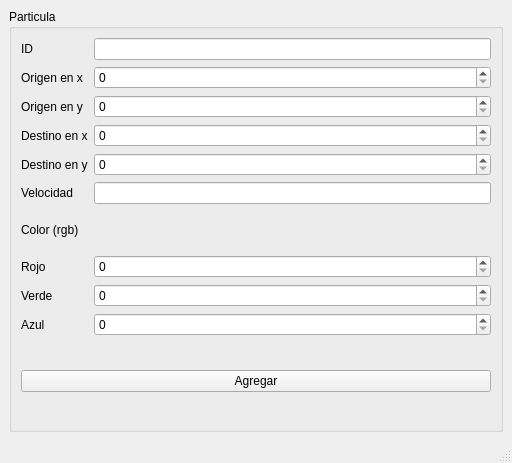
<?xml version="1.0" encoding="UTF-8"?>
<ui version="4.0">
 <class>MainWindow</class>
 <widget class="QMainWindow" name="MainWindow">
  <property name="geometry">
   <rect>
    <x>0</x>
    <y>0</y>
    <width>512</width>
    <height>463</height>
   </rect>
  </property>
  <property name="windowTitle">
   <string>MainWindow</string>
  </property>
  <widget class="QWidget" name="centralwidget">
   <layout class="QGridLayout" name="gridLayout_2">
    <item row="0" column="0">
     <widget class="QGroupBox" name="groupBox">
      <property name="title">
       <string>Particula</string>
      </property>
      <layout class="QGridLayout" name="gridLayout">
       <item row="7" column="0">
        <widget class="QLabel" name="label_8">
         <property name="text">
          <string>Rojo</string>
         </property>
        </widget>
       </item>
       <item row="6" column="0">
        <widget class="QLabel" name="label_7">
         <property name="text">
          <string>Color (rgb)</string>
         </property>
        </widget>
       </item>
       <item row="9" column="0">
        <widget class="QLabel" name="label_10">
         <property name="text">
          <string>Azul</string>
         </property>
        </widget>
       </item>
       <item row="8" column="1">
        <widget class="QSpinBox" name="spinBox_6"/>
       </item>
       <item row="4" column="0">
        <widget class="QLabel" name="label_6">
         <property name="text">
          <string>Destino en y</string>
         </property>
        </widget>
       </item>
       <item row="7" column="1">
        <widget class="QSpinBox" name="spinBox_5"/>
       </item>
       <item row="3" column="1">
        <widget class="QSpinBox" name="spinBox_3"/>
       </item>
       <item row="9" column="1">
        <widget class="QSpinBox" name="spinBox_7"/>
       </item>
       <item row="0" column="1">
        <widget class="QLineEdit" name="lineEdit"/>
       </item>
       <item row="1" column="0">
        <widget class="QLabel" name="label_2">
         <property name="text">
          <string>Origen en x</string>
         </property>
        </widget>
       </item>
       <item row="4" column="1">
        <widget class="QSpinBox" name="spinBox_4"/>
       </item>
       <item row="2" column="1">
        <widget class="QSpinBox" name="spinBox_2"/>
       </item>
       <item row="3" column="0">
        <widget class="QLabel" name="label_3">
         <property name="text">
          <string>Destino en x</string>
         </property>
        </widget>
       </item>
       <item row="0" column="0">
        <widget class="QLabel" name="label">
         <property name="text">
          <string>ID</string>
         </property>
        </widget>
       </item>
       <item row="5" column="1">
        <widget class="QLineEdit" name="lineEdit_2"/>
       </item>
       <item row="8" column="0">
        <widget class="QLabel" name="label_9">
         <property name="text">
          <string>Verde</string>
         </property>
        </widget>
       </item>
       <item row="2" column="0">
        <widget class="QLabel" name="label_4">
         <property name="text">
          <string>Origen en y</string>
         </property>
        </widget>
       </item>
       <item row="5" column="0">
        <widget class="QLabel" name="label_5">
         <property name="text">
          <string>Velocidad</string>
         </property>
        </widget>
       </item>
       <item row="1" column="1">
        <widget class="QSpinBox" name="spinBox"/>
       </item>
       <item row="10" column="0" rowspan="2" colspan="2">
        <widget class="QPushButton" name="pushButton">
         <property name="text">
          <string>Agregar</string>
         </property>
        </widget>
       </item>
      </layout>
     </widget>
    </item>
   </layout>
  </widget>
  <widget class="QMenuBar" name="menubar">
   <property name="geometry">
    <rect>
     <x>0</x>
     <y>0</y>
     <width>512</width>
     <height>21</height>
    </rect>
   </property>
  </widget>
  <widget class="QStatusBar" name="statusbar"/>
 </widget>
 <resources/>
 <connections/>
</ui>
